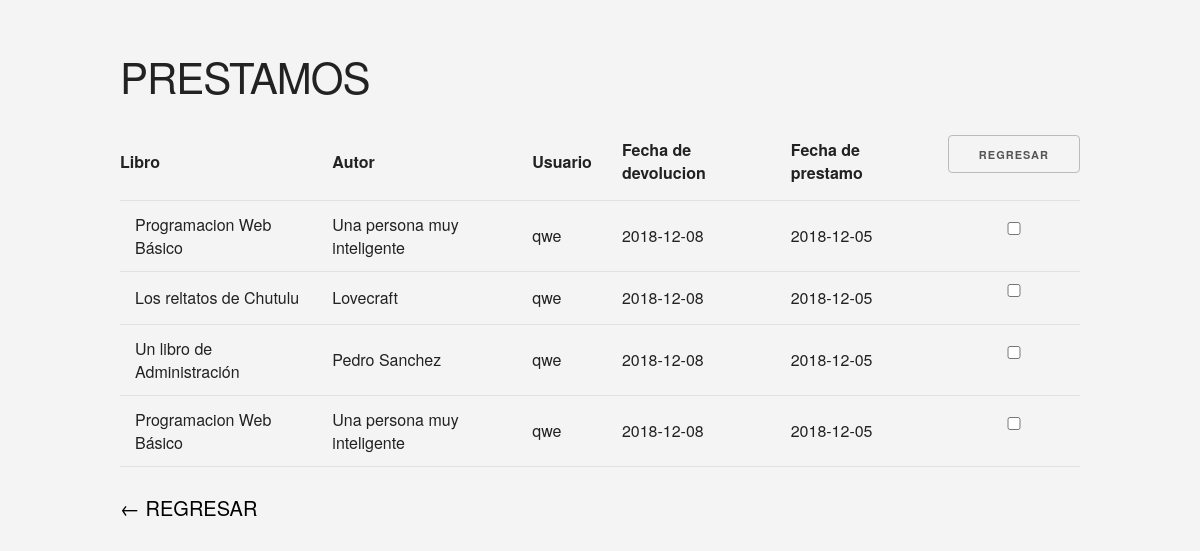
/admin/prestamos.php, run on the app's committed database.
### tables this page shows
CREATE TABLE `prestamo` (
  `prestamo_id` int(11) NOT NULL,
  `prestamo_libro` int(11) NOT NULL,
  `prestamo_dia_prestamo` date NOT NULL,
  `prestamo_dia_devolucion` date NOT NULL,
  `prestamo_usuario` int(11) NOT NULL
);

CREATE TABLE `libro` (
  `libro_id` int(11) NOT NULL,
  `libro_titulo` varchar(255) NOT NULL,
  `libro_ISBN` varchar(255) NOT NULL,
  `libro_editorial` varchar(255) NOT NULL,
  `libro_paginas` varchar(255) NOT NULL,
  `libro_autor` varchar(255) NOT NULL,
  `libro_cantidad` int(11) NOT NULL,
  `libro_categoria` varchar(255) NOT NULL
);

CREATE TABLE `usuario` (
  `usuario_id` int(11) NOT NULL,
  `usuario_nombre` varchar(255) NOT NULL,
  `usuario_password` varchar(255) NOT NULL,
  `usuario_direccion` varchar(255) NOT NULL,
  `usuario_telefono` int(11) NOT NULL
);

### admin/prestamos.php (the view, shortened to what this page needs)
<?php
include_once('../includes/connection.php');
?>
<!DOCTYPE html lang="es">
<head>
    <link rel="stylesheet" href="../assets/normalize.css">
    <link rel="stylesheet" href="../assets/skeleton.css">
    <link rel="stylesheet" href="../assets/style.css">
</head>
<body style="background-color: #f4f4f4; padding-bottom: 50px;">
<div class="container" style="margin-top: 50px;">
<div class="row">
<h2>PRESTAMOS</h2>
<?php
$query = $pdo->query("SELECT P.*, L.*, U.* FROM prestamo P INNER JOIN libro L ON prestamo_libro = libro_id INNER JOIN usuario U ON P.prestamo_usuario = U.Usuario_id ORDER BY prestamo_id DESC");
?>
<form action="funciones.php" method="post">
    <table class="u-full-width">
        <thead>
            <tr>
                <th>Libro</th>
                <th>Autor</th>
                <th>Usuario</th>
                <th>Fecha de devolucion</th>
                <th>Fecha de prestamo</th>
                <th><input type="submit" value="Regresar" class="twelve columns eliminar"></th>
            </tr>
        </thead>
        <tbody>
<?php
foreach($query as $prestamo){
 ?>
            <tr>
                <td><?php echo $prestamo["libro_titulo"]; ?></td>
                <td><?php echo $prestamo["libro_autor"]; ?></td>
                <td><?php echo $prestamo["usuario_nombre"]; ?></td>
                <td><?php echo $prestamo["prestamo_dia_devolucion"]; ?></td>
                <td><?php echo $prestamo["prestamo_dia_prestamo"]; ?></td>
                <td><input type="checkbox" name="eliminarPrestamo[]" value="<?php echo $prestamo["prestamo_id"]; ?>" class="twelve columns checkbox"></td>
            </tr>
<?php } ?>
        </tbody>
    </table>
</form>
</div>
<a href="index.php" style="color: #000; font-size: 20px;">&larr; REGRESAR</a>
</div>
</body>
</html>

### assets/skeleton.css (style rules this page uses)
.container { position: relative; width: 100%; max-width: 960px; margin: 0 auto; padding: 0 20px; box-sizing: border-box; }
.column, .columns { width: 100%; float: left; box-sizing: border-box; }
@media (min-width: 400px) { .container { width: 85%; padding: 0; } }
@media (min-width: 550px) { .container { width: 80%; } }
@media (min-width: 550px) { .column, .columns { margin-left: 4%; } }
@media (min-width: 550px) { .column:first-child, .columns:first-child { margin-left: 0; } }
@media (min-width: 550px) { .twelve.columns { width: 100%; margin-left: 0; } }
body { font-size: 1.5em; line-height: 1.6; font-weight: 400; font-family: "Raleway", "HelveticaNeue", "Helvetica Neue", Helvetica, Arial, sans-serif; color: #222; }
h1, h2, h3, h4, h5, h6 { margin-top: 0; margin-bottom: 2rem; font-weight: 300; }
h2 { font-size: 3.6rem; line-height: 1.25; letter-spacing: -.1rem; }
@media (min-width: 550px) { h2 { font-size: 4.2rem; } }
a { color: #1EAEDB; }
.button, button, input[type="submit"], input[type="reset"], input[type="button"], input[type="file"] { display: inline-block; height: 38px; padding: 0 30px; color: #555; text-align: center; font-size: 11px; font-weight: 600; line-height: 38px; letter-spacing: .1rem; text-transform: uppercase; text-decoration: none; white-space: nowrap; background-color: transparent; border-radius: 4px; border: 1px solid #bbb; cursor: pointer; box-sizing: border-box; }
input[type="checkbox"], input[type="radio"] { display: inline; }
th, td { padding: 12px 15px; text-align: left; border-bottom: 1px solid #E1E1E1; }
th:first-child, td:first-child { padding-left: 0; }
th:last-child, td:last-child { padding-right: 0; }
input, textarea, select, fieldset { margin-bottom: 1.5rem; }
pre, blockquote, dl, figure, table, p, ul, ol, form { margin-bottom: 2.5rem; }
.u-full-width { width: 100%; box-sizing: border-box; }
.container:after, .row:after, .u-cf { content: ""; display: table; clear: both; }

### assets/style.css (style rules this page uses)
a { text-decoration: none; }

### data on the page
prestamo: libro.libro_titulo "Programacion Web Básico", libro.libro_autor "Una persona muy inteligente", usuario.usuario_nombre "qwe", prestamo_dia_devolucion "2018-12-08", prestamo_dia_prestamo "2018-12-05"
prestamo: libro.libro_titulo "Los reltatos de Chutulu", libro.libro_autor "Lovecraft", usuario.usuario_nombre "qwe", prestamo_dia_devolucion "2018-12-08", prestamo_dia_prestamo "2018-12-05"
prestamo: libro.libro_titulo "Un libro de Administración", libro.libro_autor "Pedro Sanchez", usuario.usuario_nombre "qwe", prestamo_dia_devolucion "2018-12-08", prestamo_dia_prestamo "2018-12-05"
prestamo: libro.libro_titulo "Programacion Web Básico", libro.libro_autor "Una persona muy inteligente", usuario.usuario_nombre "qwe", prestamo_dia_devolucion "2018-12-08", prestamo_dia_prestamo "2018-12-05"
